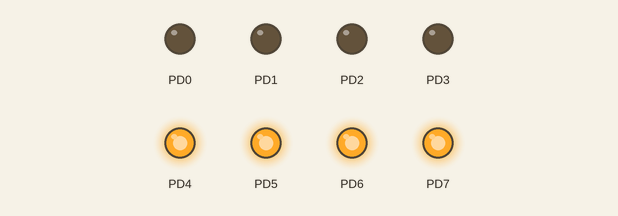
Simulated run of this program. Board: ATmega128, built with avr-gcc and emulated at 8 MHz. Parts: output pins drawn as LEDs (lit = HIGH).

Above: at 0.12 s.
At 2.37 s:
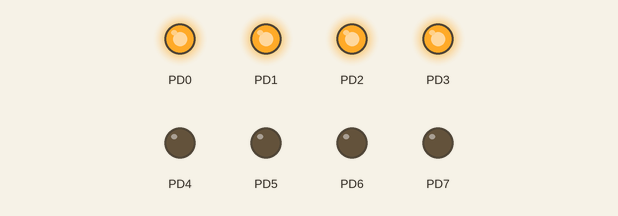
Timing chart, 0 to 3.0 s (numbered marks = the images above):
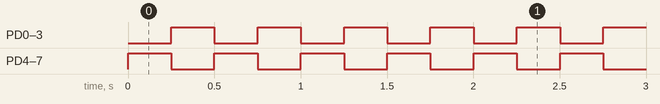

The program:

main.c
```c
/*
 * Week1-B2.c
 *
 * Created: 2-2-2019 11:14:33
 * Author : Daan & Max
 */

// Define some handy constants
#define F_CPU 8000000L
#define ON 0xF0			// hex code to turn all LED's on
#define OFF 0xF			// hex code to turn all LED's off

#include <avr/io.h>
#include <util/delay.h>

void wait(int ms);

int main(void)
{
	DDRD = 0b11111111;			// Set all pins to output mode

	while (1)
	{
		PORTD = ON;			    // Turn all LED's on
		wait( 250 );
		PORTD = OFF;			// Turn all LED's off
		wait( 250 );
	}
	return 1;
}

void wait( int ms )
{
	for (int i=0; i<ms; i++)
	{
		_delay_ms( 1 );		// library function (max 30 ms at 8MHz)
	}
}
```

Measured:
- by itself, PD0–7: alternates HIGH for 0.25 s and LOW for 0.25 s
